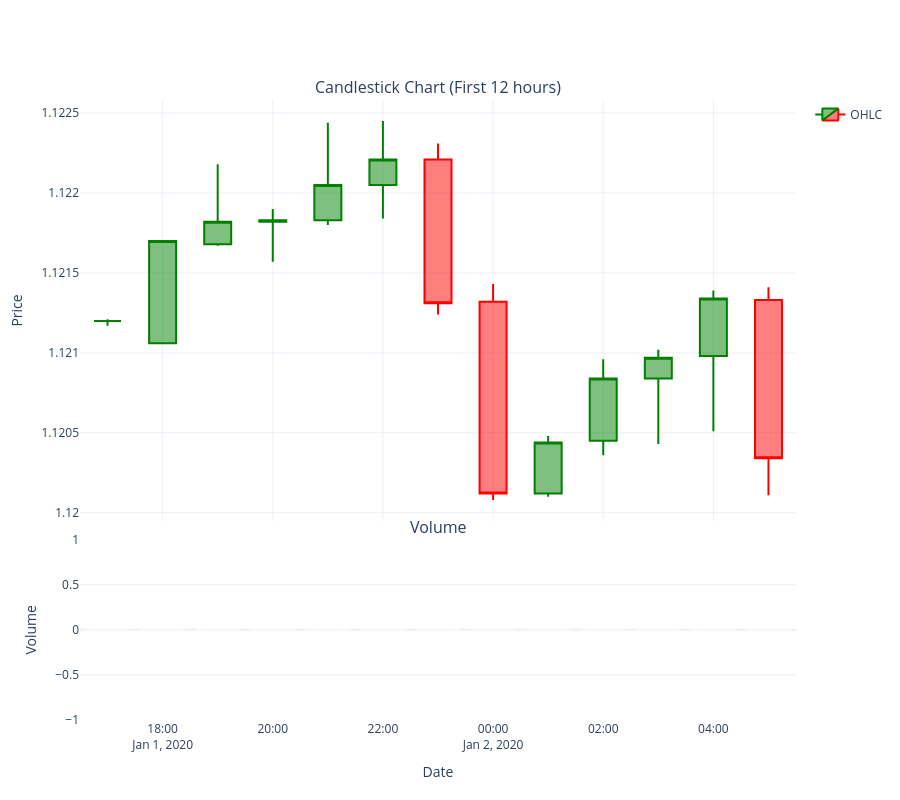

The code cell stored with this chart in its notebook:
### Markdown cell above
## Plot Subset of Data

Zoom in on a specific date range for detailed analysis.

### Code cell
# Filter to specific date range
start_date = df['Date'].min()
end_date = start_date + pd.Timedelta(hours=12)  # First 12 hours

df_subset = df[(df['Date'] >= start_date) & (df['Date'] <= end_date)]

print(f"Subset: {len(df_subset)} candles from {start_date} to {end_date}")

fig_subset = plot_candlestick(df_subset, title=f"Candlestick Chart (First 12 hours)", show_volume=True)
fig_subset.show()

### Figure 1 — Plotly figure (JSON) as saved in the notebook; plotly's stock layout.template omitted (floating-point values rounded to 4 significant figures)
{"data": [{"close": [1.121, 1.122, 1.122, 1.122, 1.122, 1.122, 1.121, 1.12, 1.12, 1.121, 1.121, 1.121, 1.12], "decreasing": {"line": {"color": "red"}}, "high": [1.121, 1.122, 1.122, 1.122, 1.122, 1.122, 1.122, 1.121, 1.12, 1.121, 1.121, 1.121, 1.121], "increasing": {"line": {"color": "green"}}, "low": [1.121, 1.121, 1.122, 1.122, 1.122, 1.122, 1.121, 1.12, 1.12, 1.12, 1.12, 1.121, 1.12], "name": "OHLC", "open": [1.121, 1.121, 1.122, 1.122, 1.122, 1.122, 1.122, 1.121, 1.12, 1.12, 1.121, 1.121, 1.121], "type": "candlestick", "x": ["2020-01-01T17:00:00.000000000", "2020-01-01T18:00:00.000000000", "2020-01-01T19:00:00.000000000", "2020-01-01T20:00:00.000000000", "2020-01-01T21:00:00.000000000", "2020-01-01T22:00:00.000000000", "2020-01-01T23:00:00.000000000", "2020-01-02T00:00:00.000000000", "2020-01-02T01:00:00.000000000", "2020-01-02T02:00:00.000000000", "2020-01-02T03:00:00.000000000", "2020-01-02T04:00:00.000000000", "2020-01-02T05:00:00.000000000"], "xaxis": "x", "yaxis": "y"}, {"marker": {"color": ["green", "green", "green", "green", "green", "green", "red", "red", "green", "green", "green", "green", "red"]}, "name": "Volume", "showlegend": false, "type": "bar", "x": ["2020-01-01T17:00:00.000000000", "2020-01-01T18:00:00.000000000", "2020-01-01T19:00:00.000000000", "2020-01-01T20:00:00.000000000", "2020-01-01T21:00:00.000000000", "2020-01-01T22:00:00.000000000", "2020-01-01T23:00:00.000000000", "2020-01-02T00:00:00.000000000", "2020-01-02T01:00:00.000000000", "2020-01-02T02:00:00.000000000", "2020-01-02T03:00:00.000000000", "2020-01-02T04:00:00.000000000", "2020-01-02T05:00:00.000000000"], "xaxis": "x2", "y": [0.0, 0.0, 0.0, 0.0, 0.0, 0.0, 0.0, 0.0, 0.0, 0.0, 0.0, 0.0, 0.0], "yaxis": "y2"}], "layout": {"annotations": [{"font": {"size": 16}, "showarrow": false, "text": "Candlestick Chart (First 12 hours)", "x": 0.5, "xanchor": "center", "xref": "paper", "y": 1.0, "yanchor": "bottom", "yref": "paper"}, {"font": {"size": 16}, "showarrow": false, "text": "Volume", "x": 0.5, "xanchor": "center", "xref": "paper", "y": 0.291, "yanchor": "bottom", "yref": "paper"}], "height": 800, "hovermode": "x unified", "xaxis": {"anchor": "y", "domain": [0, 1], "matches": "x2", "rangeslider": {"visible": false}, "showticklabels": false}, "xaxis2": {"anchor": "y2", "domain": [0, 1], "title": {"text": "Date"}}, "yaxis": {"anchor": "x", "domain": [0.321, 1.0], "title": {"text": "Price"}}, "yaxis2": {"anchor": "x2", "domain": [0, 0.291], "title": {"text": "Volume"}}}}
